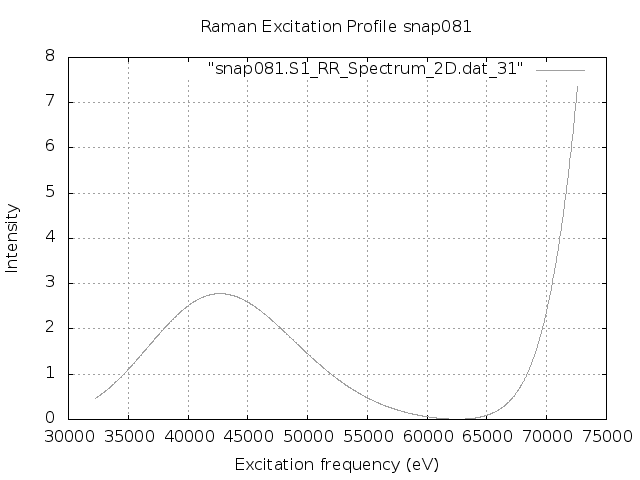

Generate this figure with gnuplot:
set terminal png
set output "snap081.S1.REP.png"
set xlabel 'Excitation frequency (eV)'
set ylabel 'Intensity'
set title "Raman Excitation Profile snap081"
set grid
set autoscale
plot "snap081.S1_RR_Spectrum_2D.dat_31" with lines lc "blue"
exit
